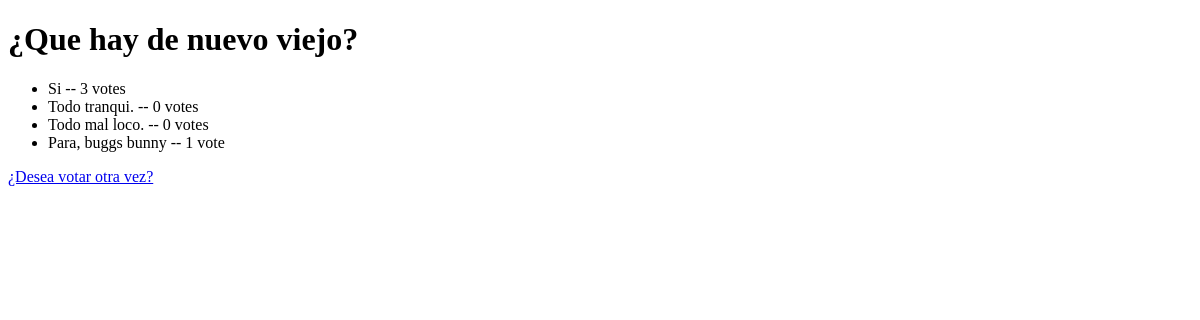
Before: /polls/1/resultados/ with the older database file.
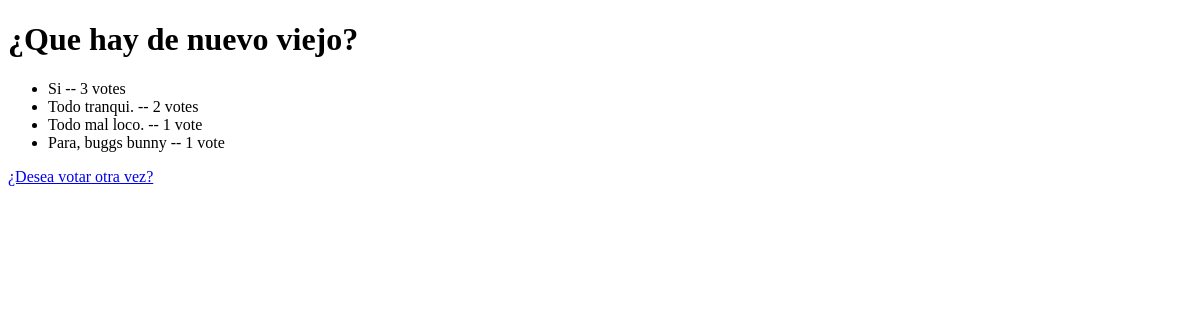
After: the same page with the newer database file.
### polls/models.py (models this page shows, shortened)
class pregunta(models.Model):
    pregunta = models.CharField(max_length=200)
    pub_date = models.DateTimeField('fecha de publicacion')

class opcion(models.Model):
    pregunta = models.ForeignKey(pregunta, on_delete=models.CASCADE)
    opcion = models.CharField(max_length=200)
    votos = models.IntegerField(default=0)

### polls/views.py (the view)
# urls.py: path("<int:pk>/resultados/", views.ResultsView.as_view(), name="resultados"),
class ResultsView(generic.DetailView):
    model = pregunta
    template_name = "polls/results.html"

### polls/templates/polls/results.html (shortened to what this page needs)
<!DOCTYPE html>
<html lang="en">
<head>
</head>
<body>
   <h1>{{ pregunta.pregunta }}</h1>
   <ul>
    {% for op in pregunta.opcion_set.all %}
    <li> {{op.opcion}} -- {{op.votos}} vote{{op.votos|pluralize }}</li>
    {% endfor %}
   </ul>
   <a href="{% url 'polls:detalle' pregunta.id%}">¿Desea votar otra vez?</a>
</body>
</html>

Changed rows visible on the page:
changed opcion "Todo tranqui.": votos "0" → "2"
changed opcion "Todo mal loco.": votos "0" → "1"
